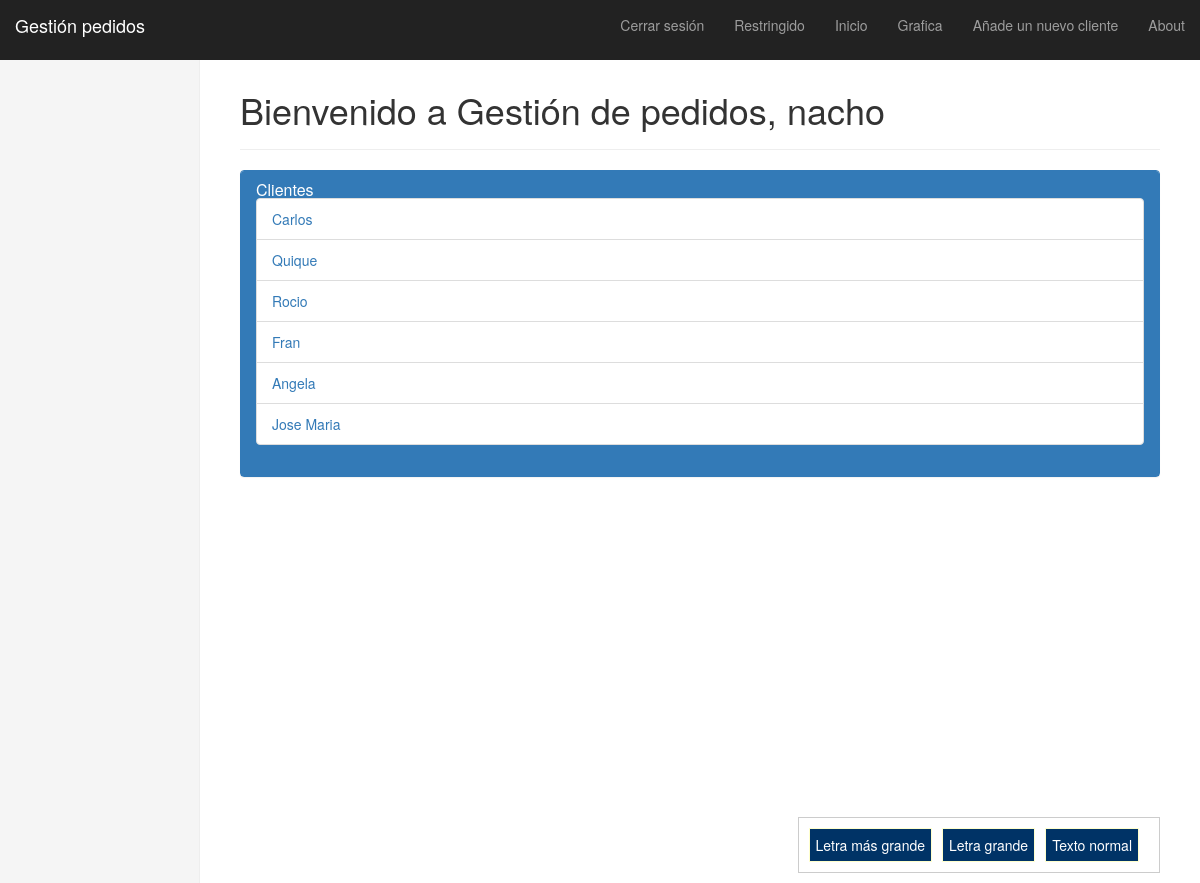
The page /gestionpedidos/ (signed in) on the database its author committed.
### gestionpedidos/models.py (models this page shows, shortened)
class Cliente(models.Model):
    name = models.CharField(max_length=128, unique=True)
    slug = models.SlugField(unique=True)
    direccion = models.CharField(max_length=128)

### gestionpedidos/views.py (the view)
def index(request):
    cliente_list = Cliente.objects.all()
    context_dict = {'clientes': cliente_list}
    return render(request, 'gestionpedidos/index.html', context_dict)

### templates/gestionpedidos/index.html (shortened to what this page needs)
{% extends 'base.html' %}
{% load staticfiles %}
{% block body_block %}
        {% if user.is_authenticated %}
             <div class="page-header">
                <h1>Bienvenido a Gestión de pedidos, {{ user.username }}</h1>
        {% else %}
            <h1>Bienvenido a Gestión de pedidos</h1>
        {% endif %}
            </div>
    <div class="panel panel-primary">
        <div class="panel-heading">
           <h3 class="panel-title">Clientes</h3>
           {% if clientes %}
            <ul class="list-group">
                {% for cliente in clientes %}
                <li class="list-group-item"><a href="/gestionpedidos/cliente/{{ cliente.slug }}">{{ cliente.name }}</a></li>
                {% endfor %}
            </ul>
            {% else %}
                <strong>Ho hay clientes</strong>
            {% endif %}
        </div>
    </div>
    <div id="container" style="height: 300px"></div>
    {% endblock %}

### static/dashboard.css (style rules this page uses)
body { padding-top: 50px; }
.main .page-header { margin-top: 0; }

### rows shown on the page
Cliente: name "Carlos"
Cliente: name "Quique"
Cliente: name "Rocio"
Cliente: name "Fran"
Cliente: name "Angela"
Cliente: name "Jose Maria"

### other values the page prints
{{ user.username }} "nacho"
